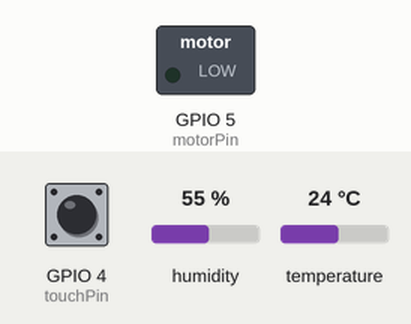
A sketch run on a simulated ESP32. Parts: switched loads named in the sketch (green lamp = pin HIGH). Inputs (shaded band) come from the test bench; at power-on: GPIO 4 (touchPin) HIGH, temperature 24 °C, humidity 55 %. WiFi joins after 1.5 s; servers stay silent unless stated.

Above: at 3.0 s.
3.1 s: GPIO 4 (touchPin) pulled LOW for 3.2 s
At 7.3 s:
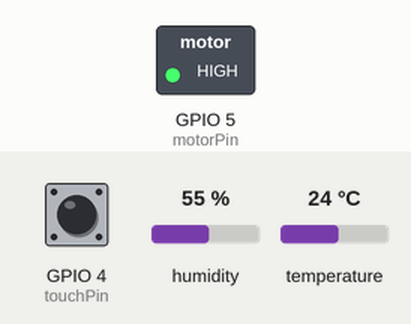
7.8 s: GPIO 4 (touchPin) pulled LOW for 0.15 s
At 8.8 s:
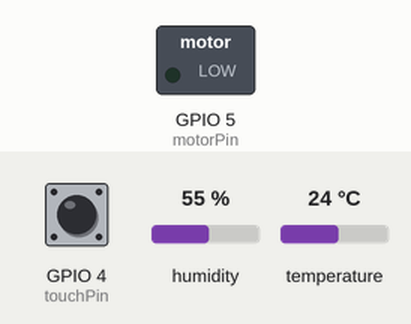
9.4 s: temperature set to 29 °C
11.0 s: temperature set to 32 °C
At 14.3 s:
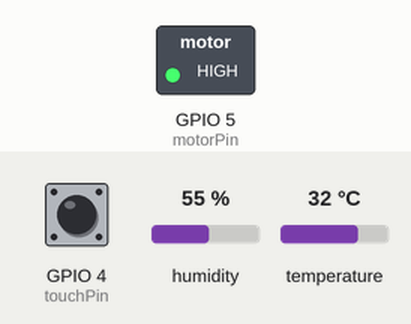
Timing chart, 0 to 15.8 s (numbered marks = the images above; inputs shaded):
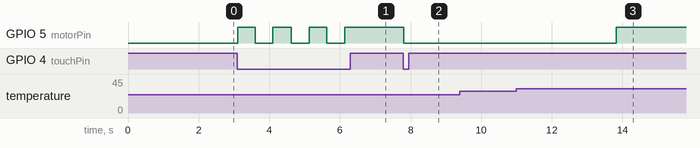

Measured:
- the behaviour switches between 30 and 31 °C on temperature (found by bisection; images 2 and 3)
- after the input at 3.1 s, GPIO 5 (motorPin): alternates HIGH for 0.50 s and LOW for 0.50 s, 7 changes in all, then stays HIGH, starting at once
- after the input at 7.8 s, GPIO 5 (motorPin): HIGH → LOW at once
- after the input at 9.4 s, every drawn part: stays the same
- after the input at 11.0 s, GPIO 5 (motorPin): LOW → HIGH after 2.8 s

The sketch:

DHT_11_AND_TOUCH.ino
```cpp
#define BLYNK_TEMPLATE_ID "TMPL3zTdGW1g6"
#define BLYNK_DEVICE_NAME "Motor ON OFF using DHT11"
#define BLYNK_AUTH_TOKEN "TVgK4THzjdBqw_cCpRthxJGK-mDCVRXS"

// Include necessary libraries
#include <WiFi.h>
#include <BlynkSimpleEsp32.h>
#include <DHT.h>

#define DHTPIN 15 // Pin connected to the DHT sensor
#define DHTTYPE DHT11 // DHT 11

DHT dht(DHTPIN, DHTTYPE);

// Define touch sensor and motor (relay) pins
const int touchPin = 4;
const int motorPin = 5;

bool motorState = false; // Track the motor state

// Your WiFi credentials
char ssid[] = "IOT";       // Replace with your Wi-Fi SSID
char pass[] = "123456789";   // Replace with your Wi-Fi password

BlynkTimer timer;

void checkTouchSensor() {
  if (touchRead(touchPin) < 20) { // Adjust the threshold as needed
    motorState = !motorState;
    digitalWrite(motorPin, motorState ? HIGH : LOW);
    Blynk.virtualWrite(V1, motorState ? "ON" : "OFF"); // Update Blynk app
    delay(500); // Debounce delay
  }
}

void checkTemperature() {
  float h = dht.readHumidity();
  float t = dht.readTemperature(); // Read temperature as Celsius

  // Check if any reads failed and exit early (to try again).
  if (isnan(h) || isnan(t)) {
    Serial.println("Failed to read from DHT sensor!");
    return;
  }

  Blynk.virtualWrite(V2, t); // Update temperature on Blynk app
  Blynk.virtualWrite(V3, h); // Update humidity on Blynk app

  // If temperature is above a threshold, turn on the motor
  if (t > 30) { // Adjust the threshold as needed
    digitalWrite(motorPin, HIGH);
    Blynk.virtualWrite(V1, "ON"); // Update Blynk app
  } else if (!motorState) {
    digitalWrite(motorPin, LOW);
    Blynk.virtualWrite(V1, "OFF"); // Update Blynk app
  }
}

BLYNK_WRITE(V4) {
  motorState = param.asInt();
  digitalWrite(motorPin, motorState ? HIGH : LOW);
  Blynk.virtualWrite(V1, motorState ? "ON" : "OFF"); // Update Blynk app
}

void setup() {
  // Debug console
  Serial.begin(115200);

  // Setup pin modes
  pinMode(motorPin, OUTPUT);
  digitalWrite(motorPin, LOW); // Ensure motor is off initially

  pinMode(touchPin, INPUT);

  // Initialize DHT sensor
  dht.begin();

  // Connect to WiFi and Blynk
  Blynk.begin(BLYNK_AUTH_TOKEN, ssid, pass);

  // Set up timers
  timer.setInterval(100L, checkTouchSensor);
  timer.setInterval(2000L, checkTemperature); // Check temperature every 2 seconds
}

void loop() {
  Blynk.run();
  timer.run();
}
```
